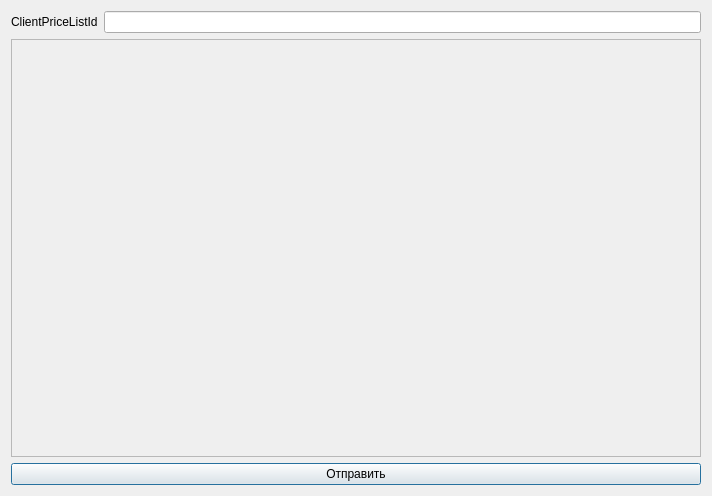
<?xml version="1.0" encoding="UTF-8"?>
<ui version="4.0">
 <class>SenderDataDialog</class>
 <widget class="QDialog" name="SenderDataDialog">
  <property name="geometry">
   <rect>
    <x>0</x>
    <y>0</y>
    <width>712</width>
    <height>496</height>
   </rect>
  </property>
  <property name="windowTitle">
   <string>Dialog</string>
  </property>
  <layout class="QVBoxLayout" name="verticalLayout">
   <item>
    <layout class="QHBoxLayout" name="horizontalLayout">
     <item>
      <widget class="QLabel" name="label">
       <property name="text">
        <string>ClientPriceListId</string>
       </property>
      </widget>
     </item>
     <item>
      <widget class="QLineEdit" name="ClientPriceListLineEdit"/>
     </item>
    </layout>
   </item>
   <item>
    <widget class="QScrollArea" name="scrollArea">
     <property name="widgetResizable">
      <bool>true</bool>
     </property>
     <widget class="QWidget" name="scrollAreaWidgetContents">
      <property name="geometry">
       <rect>
        <x>0</x>
        <y>0</y>
        <width>692</width>
        <height>409</height>
       </rect>
      </property>
      <layout class="QVBoxLayout" name="verticalLayout_2">
       <item>
        <layout class="QVBoxLayout" name="elementVerticalLayout"/>
       </item>
      </layout>
     </widget>
    </widget>
   </item>
   <item>
    <widget class="QPushButton" name="sendPushButton">
     <property name="text">
      <string>Отправить</string>
     </property>
    </widget>
   </item>
  </layout>
 </widget>
 <resources/>
 <connections/>
</ui>
